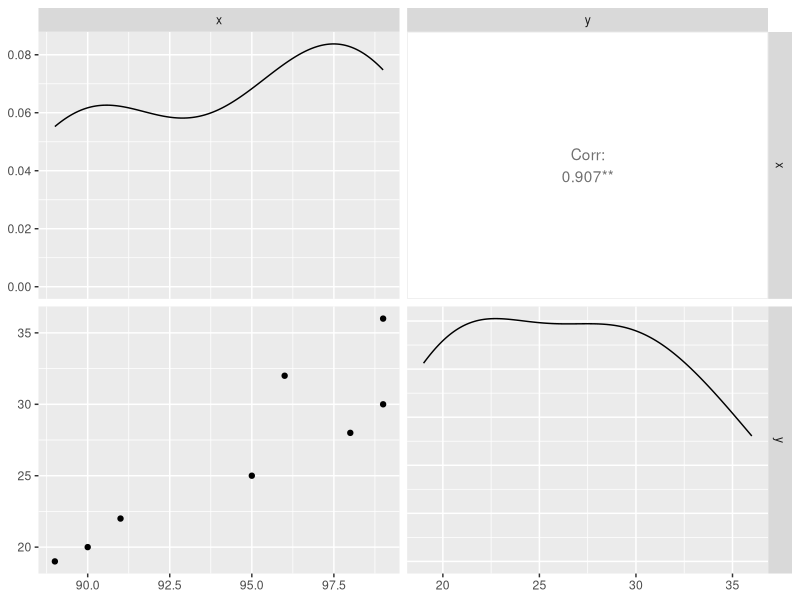
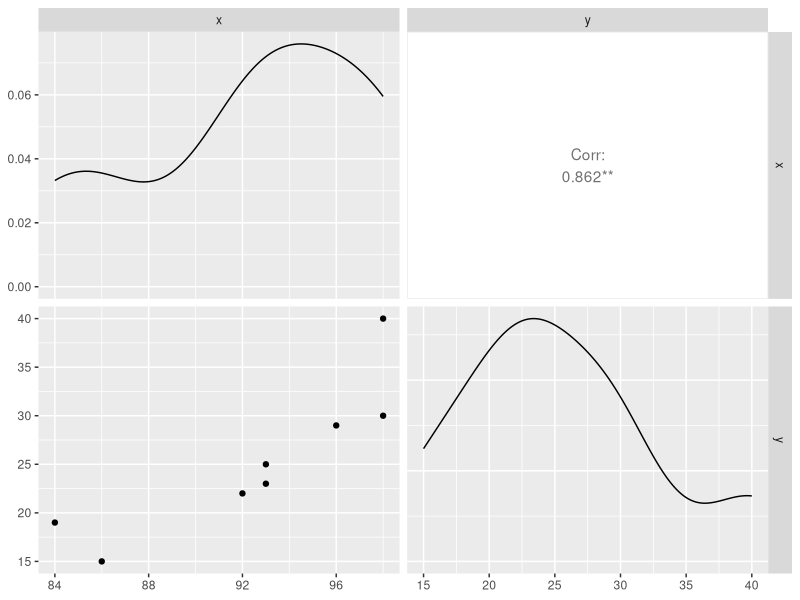

Here is the R script that generated these plots, in order:
## ---- chunk 1
knitr::opts_chunk$set(echo = TRUE)
## ---- chunk 2
# Name: Skylar Walsh
# Professor: Lingyao Li
# Course: LIS4273.002
# Date: 2/15/2025

# "Question A"

# The director of manufacturing at a cookies company needs to determine 
# whether a new machine is able to produce a particular type of cookies 
# according to the manufacturer's specifications, which indicate that 
# cookies should have a mean of 70 and standard deviation of 3.5 pounds. 
# A sample of 49 cookies reveals a sample mean breaking strength of 69.1 pounds.

# A1. State the null and alternative hypothesis

# "The null hypothesis (H0) would be that the breaking strength of the cookies
# is equal to 70 pounds."

# "The alternative hypothesis (Ha) would be that the breaking strength of
# the cookies is not equal to 70 pounds."

# A2. Is there evidence that the machine is not meeting the manufacturer's 
# specifications for average strength? Use a 0.05 level of significance

# Here are the sample statistics we are dealing with
sSize <- 49
sMean <- 69.1
pStdDev <- 3.5

# Here is the level of significance that will be used
a <- 0.05

# Here is the population mean
mu <- 70

# Calculate the z-score
z <- (sMean - mu) / (pStdDev/sqrt(sSize))
z


# A3. Compute the p value and interpret its meaning


# Calculate the p-value. This is a two-tailed test
pVal <- 2 * pnorm(abs(z), lower.tail = FALSE)
pVal

# Make the interpretation
if (pVal < a) {
  cat("Reject H0. There is enough evidence to suggest that the machine 
      is not meeting the manufacturer's specifications
      for the average strength")
} else {
  cat("Fail to reject H0. There is not enough evidence to suggest that
       the machine is not meeting the manufacturer's specifications 
       for the average strength")
}

# A4. What would be your answer in (B) if the standard deviation were 
# specified as 1.75 pounds?

# The population standard deviation is now 1.75
pStdDev <- 1.75

# Calculate the z-score
z <- (sMean - mu) / (pStdDev/sqrt(sSize))
z

# Calculate the p-value. This is a two-tailed test
pVal <- 2 * pnorm(abs(z), lower.tail = FALSE)
pVal

# Make the interpretation
if (pVal < a) {
  cat("Reject H0. There is enough evidence to suggest that the machine 
      is not meeting the manufacturer's specifications
      for the average strength")
} else {
  cat("Fail to reject H0. There is not enough evidence to suggest that
       the machine is not meeting the manufacturer's specifications 
       for the average strength")
}


# A5. What would be your answer in (B) if the sample mean were 69 pounds 
# and the standard deviation is 3.5 pounds?

# The sample mean is now 69
sMean <- 69

# The population standard deviation is now 3.5
pStdDev <- 3.5

# Calculate the z-score
z <- (sMean - mu) / (pStdDev/sqrt(sSize))
z

# Calculate the p-value. This is a two-tailed test
pVal <- 2 * pnorm(abs(z), lower.tail = FALSE)
pVal

# Make the interpretation
if (pVal < a) {
  cat("Reject H0. There is enough evidence to suggest that the machine 
      is not meeting the manufacturer's specifications
      for the average strength")
} else {
  cat("Fail to reject H0. There is not enough evidence to suggest that
       the machine is not meeting the manufacturer's specifications 
       for the average strength")
}

# "Question B"

# If xbar = 85, population standard deviation = 8, and n = 64, set up
# 95% confidence interval estimate of the population mean mu.

# List the set of values given
sMean <- 85
pStdDev <- 8
sSize <- 64
conLevel <- 0.95

# Calculate the z-score for the given confidence level
a <- 1 - conLevel
a

# This is a two-tailed test, so alpha will be cut in half
z_crit <- qnorm(1 - a/2)
z_crit

# Solve for e, which stands for the margin of error
e <- z_crit * (pStdDev / sqrt(sSize))
e

# Calculate the upper and lower limit to set up the
# 95% confidence interval

lower_limit <- sMean - e
lower_limit

upper_limit <- sMean + e
upper_limit

# Confidence interval
print("(83.04, 86.96)")

# There is a 95% probability that the population mean would be
# in between these two values


# "Question C"
library(GGally)
# Given the time spent on assignments each week for the sampled 
# girl group and boy group, respectively,

girls_grades <- c(89, 90, 91, 95, 98, 99, 96, 99)
girls_time_spend <- c(19, 20, 22, 25, 28, 30, 32, 36)

boys_grades <- c(86, 84, 92, 93, 93, 96, 98, 98)
boys_time_spend <- c(15, 19, 22, 23, 25, 29, 30, 40)

# Please perform the correlation analysis:

# C1. Calculate the correlation coefficient (Pearson) between time 
# spent and grade for girls' and boys' data sets, respectively.

# Here is the Pearson correlation for the girls
x <- (girls_grades)
y <- (girls_time_spend)
girlsCorr <- data.frame(x, y)
cor(girlsCorr, method = "pearson")

# Here is the Pearson correlation for the boys
x <- (boys_grades)
y <- (boys_time_spend)
boysCorr <- data.frame(x, y)
cor(boysCorr, method = "pearson")

# C2. Use ggpairs to plot the time spent and grade for 
# girls' and boys' datasets, respectively

# Here is the plot to compare the time spent
# and grade for the girls
ggpairs(girlsCorr, upper = list(wrap("cor", size = 5)),
diag = list(continuous = "densityDiag"),)

# Here is the plot to compare the time spent
# and grade for the boys
ggpairs(boysCorr, upper = list(wrap("cor", size = 5)),
diag = list(continuous = "densityDiag"),)
